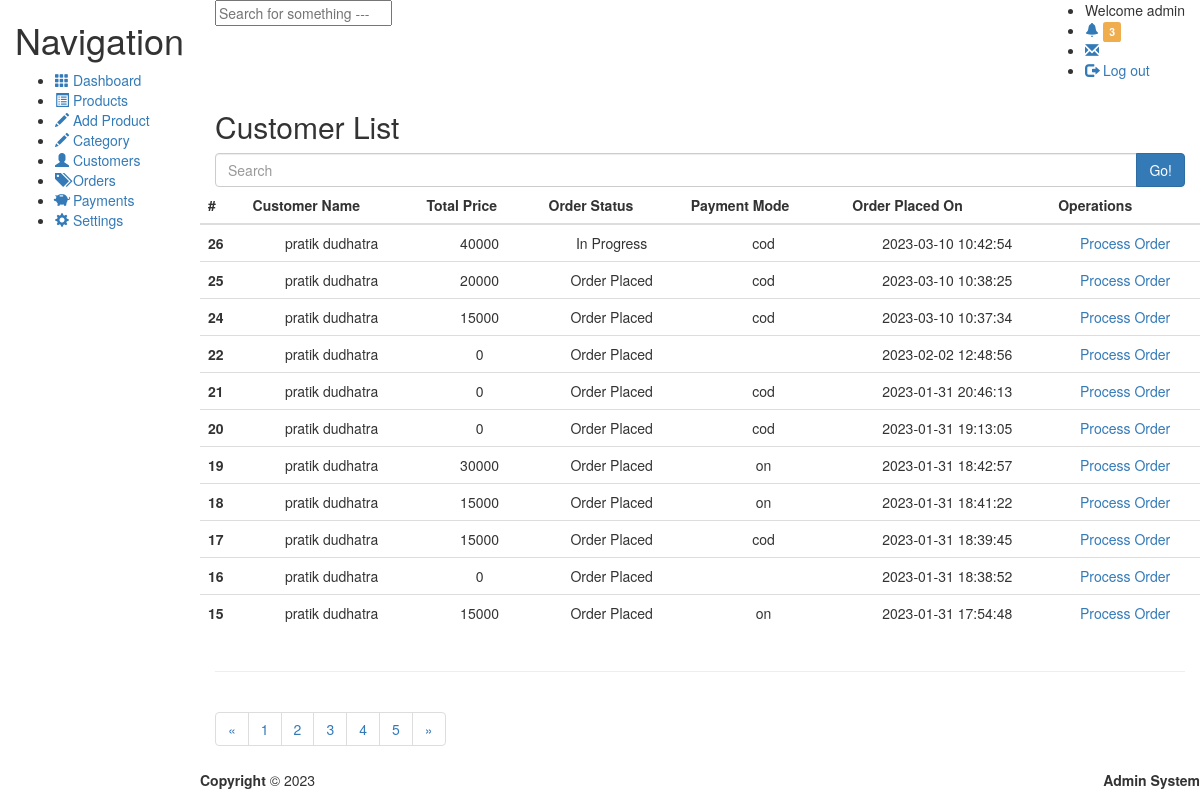
/orders.php, run on the app's committed database.
### tables this page shows
CREATE TABLE `orders` (
  `id` int(11) NOT NULL,
  `uid` int(11) NOT NULL,
  `totalprice` varchar(255) NOT NULL,
  `orderstatus` varchar(255) NOT NULL,
  `paymentmode` varchar(255) NOT NULL,
  `timestamp` datetime NOT NULL DEFAULT current_timestamp()
);

CREATE TABLE `usersmeta` (
  `id` int(11) NOT NULL,
  `uid` int(11) NOT NULL,
  `firstname` varchar(255) NOT NULL,
  `lastname` varchar(255) NOT NULL,
  `company` varchar(255) NOT NULL,
  `address1` varchar(255) NOT NULL,
  `address2` varchar(255) NOT NULL,
  `city` varchar(255) NOT NULL,
  `state` varchar(255) NOT NULL,
  `country` varchar(255) NOT NULL,
  `zip` varchar(255) NOT NULL,
  `mobile` varchar(255) NOT NULL
);

### orders.php (the view, shortened to what this page needs)
<!DOCTYPE html>
<html lang="">
	<head>
    <link href="css/bootstrap.min.css" rel="stylesheet">
		<link href="http://netdna.bootstrapcdn.com/bootstrap/3.2.0/css/bootstrap.min.css" rel="stylesheet">
		<link href="css/custom.css" rel="stylesheet">
	</head>
	<body>
		<div class="container-fluid display-table">
      <div class="row display-table-row">
        <div class="col-md-2 col-sm-1 hidden-xs display-table-cell valign-top" id="side-menu">
          <h1 class="hidden-sm hidden-xs">Navigation</h1>
          <ul>
            <li class="link ">
              <a href="">
                <span class="glyphicon glyphicon-th" aria-hidden="true"></span>
                <span class="hidden-sm hidden-xs">Dashboard</span>
              </a>
            </li>
            <li class="link">
              <a href="products.php">
                <span class="glyphicon glyphicon-list-alt" aria-hidden="true"></span>
                <span class="hidden-sm hidden-xs">Products</span>
              </a>
            </li>
            <li class="link">
              <a href="new-product.php">
                <span class="glyphicon glyphicon-pencil" aria-hidden="true"></span>
                <span class="hidden-sm hidden-xs">Add Product</span>
              </a>
            </li>
           <li class="link">
              <a href="category.php">
                <span class="glyphicon glyphicon-pencil" aria-hidden="true"></span>
                <span class="hidden-sm hidden-xs">Category</span>
              </a>
            </li>
            <li class="link">
              <a href="customers.php">
                <span class="glyphicon glyphicon-user" aria-hidden="true"></span>
                <span class="hidden-sm hidden-xs">Customers</span>
              </a>
            </li>
            <li class="link">
              <a href="orders.php">
                <span class="glyphicon glyphicon-tags" aria-hidden="true"></span>
                <span class="hidden-sm hidden-xs">Orders</span>
              </a>
            </li>
             <li class="link">
              <a href="payments.php">
                <span class="glyphicon glyphicon-piggy-bank" aria-hidden="true"></span>
                <span class="hidden-sm hidden-xs">Payments</span>
              </a>
            </li>
            <li class="link setting-btn">
              <a href="">
                <span class="glyphicon glyphicon-cog" aria-hidden="true"></span>
                <span class="hidden-sm hidden-xs">Settings</span>
              </a>
            </li>
          </ul>
        </div>
        <div class="col-md-10 col-md-11 display-table-cell valign-top box ">
          <div class="row">
          <header id="nav-header" class="clearfix">
            <div class="col-md-5">
              <input type="text" id="header-search-field" name="" class="hidden-sm hidden-xs" placeholder="Search for something ---">
            </div>
            <div class="col-md-7">
              <ul class="pull-right">
                <li id="welcome" class=" hidden-xs">Welcome admin</li>
                <li class="fixed-width">
                  <a href=""><span class="glyphicon glyphicon-bell" aria-hidden="true"></span>
                    <span class="label label-warning">  3</span></a>
                </li>
                <li class="fixed-width">
                  <a href="">
                    <span class="glyphicon glyphicon-envelope" aria-hidden="true"></span>
                    <span class="label label-message">  3</span></a>
                </li>
                <li>
                  <a href="" class="logout"><span class="glyphicon glyphicon-log-out" aria-hidden="true"></span>   Log out</a>
                </li>
              </ul>
            </div>
          </header>
        </div>
        <div id="content">
          <header class="clearfix">
            <h2 class="page_title">Customer List</h2>
          </header>
          <div class="content-inner">
            <div class="row search-row">
            	<div class="col-md-12">
            		<div class="input-group">
            			<input type="text" class="form-control search-field" id="search" placeholder="Search">
            			<span class="input-group-btn">
            				<button type="button" class="btn btn-primary">Go!</button>
            			</span>
            		</div>
            	</div>
            </div>
            <div class="row">
            	<table class="table table-hover">
                <thead>
                  <tr >
            <th>#</th>
            <th>Customer Name</th>
            <th>Total Price</th>
            <th>Order Status</th>
            <th>Payment Mode</th>
            <th>Order Placed On</th>
            <th>Operations</th>
                  </tr>
                </thead>
                <tbody>
                  <?php
  $sql = "SELECT o.id, o.totalprice, o.orderstatus, o.paymentmode, o.`timestamp`, u.firstname, u.lastname FROM orders o JOIN usersmeta u WHERE o.uid=u.uid ORDER BY o.id DESC";
          $res = mysqli_query($con, $sql);
          while ($r = mysqli_fetch_assoc($res)) {
        ?>
  <tr align="center">
    <th scope="row"><?php echo $r['id']; ?></th>
            <td><?php echo $r['firstname']. " " . $r['lastname']; ?></td>
            <td><?php echo $r['totalprice']; ?></td>
            <td><?php echo $r['orderstatus']; ?></td>
            <td><?php echo $r['paymentmode']; ?></td>
            <td><?php echo $r['timestamp']; ?></td>
    <td><a href="order-process.php?id=<?php echo $r['id']; ?>">Process Order</a></td>
  </tr>
  <?php } ?>
                </tbody>
              </table>
            </div>
            <hr>
            <div class="row">
            	<div class="col-md-12">
            		<nav>
            			<ul class="pagination">
            				<li><a href="#">&laquo;</a></li>
            				<li><a href="#">1</a></li>
            				<li><a href="#">2</a></li>
            				<li><a href="#">3</a></li>
            				<li><a href="#">4</a></li>
            				<li><a href="#">5</a></li>
            				<li><a href="#">&raquo;</a></li>
            			</ul>
            		</nav>
            	</div>
            </div>
          </div>
        </div>
        <div class="row">
          <footer id="admin-footer" class="cle">
            <div class="pull-left">
              <b>Copyright </b>&copy; 2023
            </div>
            <div class="pull-right">
              <b>Admin System</b>
            </div>
          </footer>
        </div>
        </div>
      </div>
    </div>
	</body>
</html>

### data on the page
orders: id "26", usersmeta.firstname "pratik", usersmeta.lastname "dudhatra", totalprice "40000", orderstatus "In Progress", paymentmode "cod", timestamp "2023-03-10 10:42:54"
orders: id "25", usersmeta.firstname "pratik", usersmeta.lastname "dudhatra", totalprice "20000", orderstatus "Order Placed", paymentmode "cod", timestamp "2023-03-10 10:38:25"
orders: id "24", usersmeta.firstname "pratik", usersmeta.lastname "dudhatra", totalprice "15000", orderstatus "Order Placed", paymentmode "cod", timestamp "2023-03-10 10:37:34"
orders: id "22", usersmeta.firstname "pratik", usersmeta.lastname "dudhatra", totalprice "0", orderstatus "Order Placed", timestamp "2023-02-02 12:48:56"
orders: id "21", usersmeta.firstname "pratik", usersmeta.lastname "dudhatra", totalprice "0", orderstatus "Order Placed", paymentmode "cod", timestamp "2023-01-31 20:46:13"
orders: id "20", usersmeta.firstname "pratik", usersmeta.lastname "dudhatra", totalprice "0", orderstatus "Order Placed", paymentmode "cod", timestamp "2023-01-31 19:13:05"
orders: id "19", usersmeta.firstname "pratik", usersmeta.lastname "dudhatra", totalprice "30000", orderstatus "Order Placed", paymentmode "on", timestamp "2023-01-31 18:42:57"
orders: id "18", usersmeta.firstname "pratik", usersmeta.lastname "dudhatra", totalprice "15000", orderstatus "Order Placed", paymentmode "on", timestamp "2023-01-31 18:41:22"
orders: id "17", usersmeta.firstname "pratik", usersmeta.lastname "dudhatra", totalprice "15000", orderstatus "Order Placed", paymentmode "cod", timestamp "2023-01-31 18:39:45"
orders: id "16", usersmeta.firstname "pratik", usersmeta.lastname "dudhatra", totalprice "0", orderstatus "Order Placed", timestamp "2023-01-31 18:38:52"
orders: id "15", usersmeta.firstname "pratik", usersmeta.lastname "dudhatra", totalprice "15000", orderstatus "Order Placed", paymentmode "on", timestamp "2023-01-31 17:54:48"
